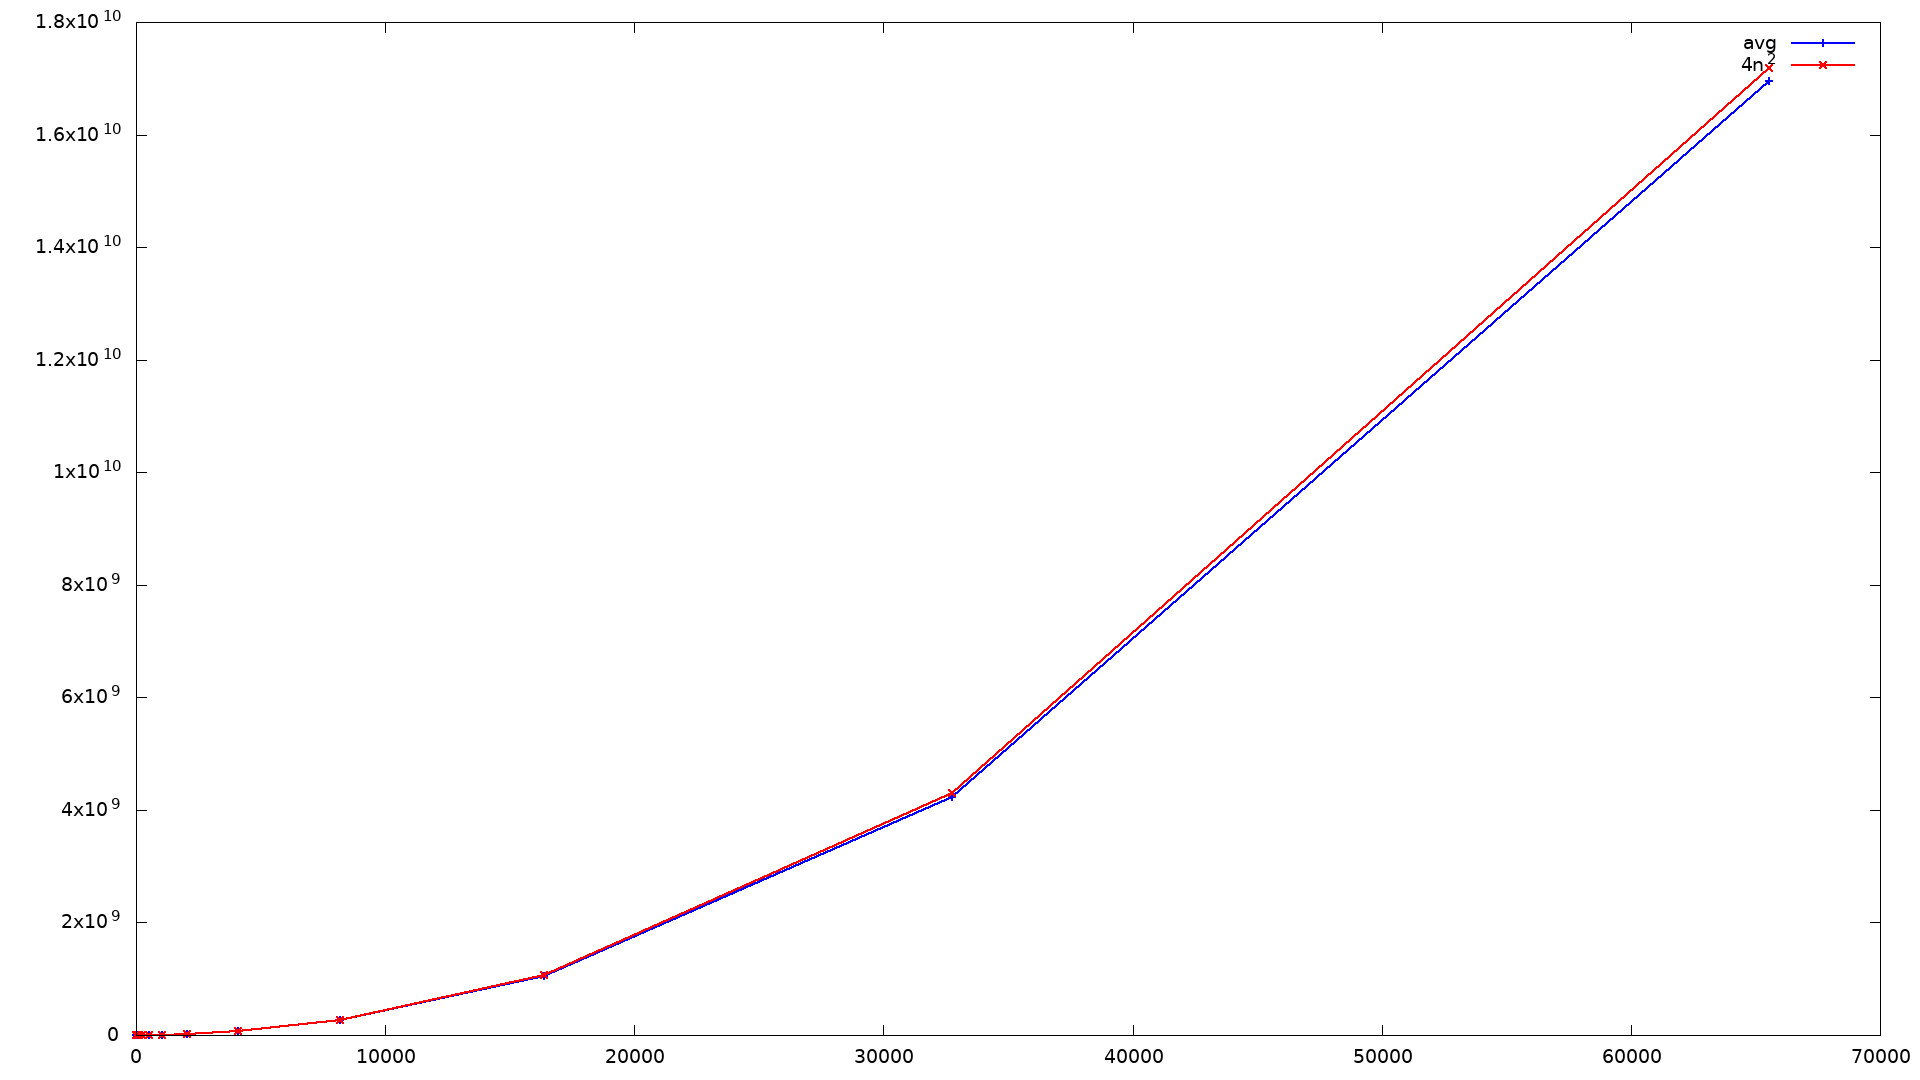

Here is the gnuplot script that generated this plot:
set term jpeg size 1920,1080 font 'arial,14'
set output 'avg-vs-4n^2.jpg'
plot 'avg.txt' with linespoints lc 'blue' lw 2 title 'avg', '4NSQ.txt' with linespoints lc 'red' lw 2 title '4n^2'